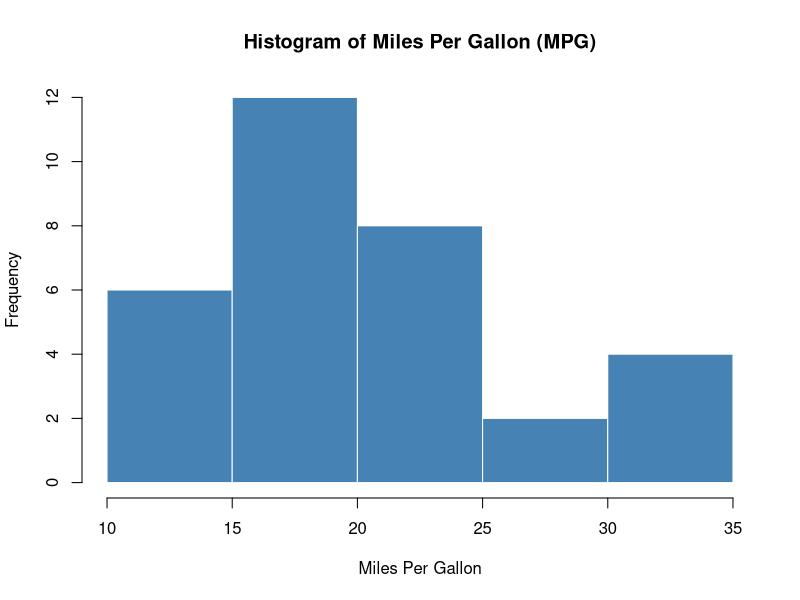

Reproduce this figure in R.
# Load dataset
data(mtcars)

# Display the first 10 rows
head(mtcars, 10)

# Display summary statistics
summary(mtcars)

# Calculate metrics
cat("\n")
mean_mpg <- mean(mtcars$mpg)
median_mpg <- median(mtcars$mpg)
mean_hp <- mean(mtcars$hp)
mean_wt <- mean(mtcars$wt)

# Display results
cat("Mean MPG:", mean_mpg, "\n")
cat("Median MPG:", median_mpg, "\n")
cat("Mean Horsepower:", mean_hp, "\n")
cat("Mean Weight:", mean_wt, "\n")

# Calculate dispersion
sd_hp <- sd(mtcars$hp)
var_mpg <- var(mtcars$mpg)
range_wt <- range(mtcars$wt)

# Display results
cat("\n")
cat("Standard Deviation of Horsepower:", sd_hp, "\n")
cat("Variance of MPG:", var_mpg, "\n")
cat("Range of Weight:", range_wt[1], "to", range_wt[2], "\n")

cat("\n")
# Create histogram for MPG
hist(mtcars$mpg, 
     main = "Histogram of Miles Per Gallon (MPG)", 
     xlab = "Miles Per Gallon", 
     col = "steelblue", 
     border = "white")
